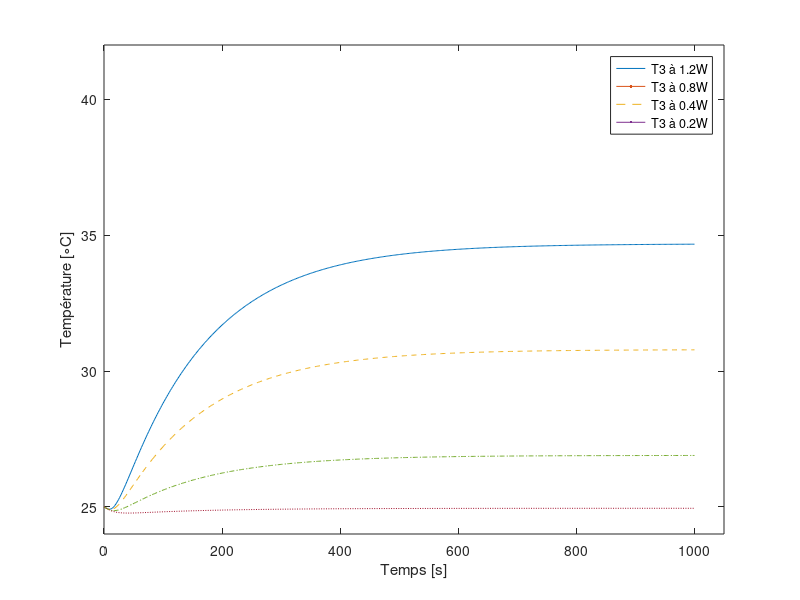

MATLAB code for this plot: (Note: this script raises an error after producing the figure.)
addpath("simuTempCourbe");
% ignorer la permiere rangée
T = csvread('simulation_data_1.2W.csv',1,0);
% première colonnes c'est le temps
temps = T(:,1);
T3_12 = T(:,4);

A = csvread('simulation_data_0.8W.csv',1,0);
T3_08 = A(:,4);

B = csvread('simulation_data_0.4W.csv',1,0);
T3_04 = B(:,4);

D = csvread('simulation_data_0.2W.csv',1,0);
T3_02 = D(:,4);

%% fabrication des figures
plot(temps,T3_12,'-',LineWidth=3);
%title("Réponses à l'échelon pour T2")
hold on
plot(temps,T3_08,'--',LineWidth=3);
plot(temps,T3_04,'-.',LineWidth=3);
plot(temps,T3_02, ':',LineWidth=3);
ylim([24 42]);
xlim([0 1050]);
ylabel('Température [{\circ}C]')
xlabel('Temps [s]')
legend('T3 à 1.2W','T3 à 0.8W','T3 à 0.4W','T3 à 0.2W')
colororder("dye")
fontsize(gcf,scale=1.3)
hold off
